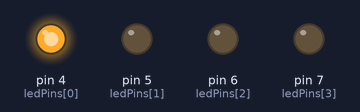
This sketch was run on a simulated Arduino Uno, built with avr-gcc and run on an emulated ATmega328P. Shown: output pins drawn as LEDs (lit = HIGH).

Above: at 0.2 s.
At 1.2 s:
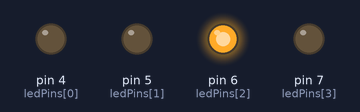
At 2.7 s:
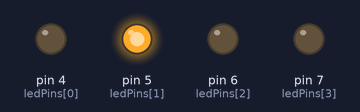
At 3.7 s:
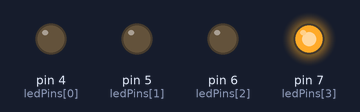
Timing chart, 0 to 4.6 s (numbered marks = the images above):
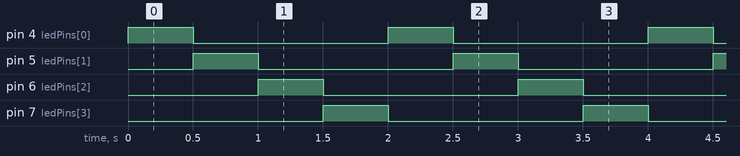

Measured:
- by itself, pin 4 (ledPins[0]), pin 5 (ledPins[1]), pin 6 (ledPins[2]), pin 7 (ledPins[3]): alternates HIGH for 0.50 s and LOW for 1.5 s
- by itself, everything shown: repeats every 2.0 s, in 5 steps

The sketch:

Project1.ino
```cpp
const byte ledPins[4] = {4, 5, 6, 7};

void setup()
{
  for (byte i = 0; i < 4; i++)
  {
    pinMode(ledPins[i], OUTPUT);
  }
}

void loop()
{
  ledControl();
}

void ledControl()
{
  for (byte i = 0; i < 4; i++)
  {
    digitalWrite(ledPins[i], HIGH);
    delay(500);
    digitalWrite(ledPins[i], LOW);
  }
}
```
